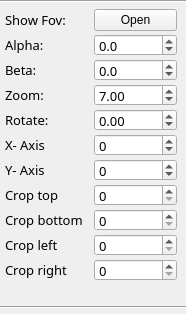
            <widget class="QWidget" name="page_image_6">
             <property name="geometry">
              <rect>
               <x>0</x>
               <y>0</y>
               <width>186</width>
               <height>314</height>
              </rect>
             </property>
             <attribute name="label">
              <string>Image 6</string>
             </attribute>
             <layout class="QVBoxLayout" name="verticalLayout_14">
              <property name="leftMargin">
               <number>0</number>
              </property>
              <property name="topMargin">
               <number>0</number>
              </property>
              <property name="rightMargin">
               <number>0</number>
              </property>
              <property name="bottomMargin">
               <number>5</number>
              </property>
              <item>
               <widget class="Line" name="line_14">
                <property name="frameShadow">
                 <enum>QFrame::Sunken</enum>
                </property>
                <property name="orientation">
                 <enum>Qt::Horizontal</enum>
                </property>
               </widget>
              </item>
              <item>
               <widget class="QFrame" name="frame_controller_8">
                <layout class="QGridLayout" name="gridLayout_17">
                 <property name="leftMargin">
                  <number>5</number>
                 </property>
                 <property name="topMargin">
                  <number>0</number>
                 </property>
                 <property name="horizontalSpacing">
                  <number>5</number>
                 </property>
                 <property name="verticalSpacing">
                  <number>3</number>
                 </property>
                 <item row="5" column="0">
                  <widget class="QLabel" name="label_137">
                   <property name="enabled">
                    <bool>true</bool>
                   </property>
                   <property name="font">
                    <font>
                     <family>Sans Serif</family>
                     <pointsize>10</pointsize>
                    </font>
                   </property>
                   <property name="text">
                    <string>X- Axis</string>
                   </property>
                  </widget>
                 </item>
                 <item row="8" column="1">
                  <widget class="QSpinBox" name="val_crop_bottom_image_6">
                   <property name="minimumSize">
                    <size>
                     <width>60</width>
                     <height>0</height>
                    </size>
                   </property>
                   <property name="maximumSize">
                    <size>
                     <width>16777215</width>
                     <height>22</height>
                    </size>
                   </property>
                   <property name="font">
                    <font>
                     <family>Sans Serif</family>
                     <pointsize>10</pointsize>
                    </font>
                   </property>
                   <property name="maximum">
                    <number>2500</number>
                   </property>
                   <property name="value">
                    <number>0</number>
                   </property>
                  </widget>
                 </item>
                 <item row="4" column="0">
                  <widget class="QLabel" name="label_28">
                   <property name="minimumSize">
                    <size>
                     <width>60</width>
                     <height>0</height>
                    </size>
                   </property>
                   <property name="font">
                    <font>
                     <family>Sans Serif</family>
                     <pointsize>10</pointsize>
                    </font>
                   </property>
                   <property name="text">
                    <string>Rotate: </string>
                   </property>
                  </widget>
                 </item>
                 <item row="3" column="1">
                  <widget class="QDoubleSpinBox" name="val_zoom_image_6">
                   <property name="minimumSize">
                    <size>
                     <width>60</width>
                     <height>0</height>
                    </size>
                   </property>
                   <property name="maximumSize">
                    <size>
                     <width>16777215</width>
                     <height>22</height>
                    </size>
                   </property>
                   <property name="font">
                    <font>
                     <family>Sans Serif</family>
                     <pointsize>10</pointsize>
                    </font>
                   </property>
                   <property name="decimals">
                    <number>2</number>
                   </property>
                   <property name="minimum">
                    <double>1.000000000000000</double>
                   </property>
                   <property name="maximum">
                    <double>15.000000000000000</double>
                   </property>
                   <property name="singleStep">
                    <double>0.050000000000000</double>
                   </property>
                   <property name="value">
                    <double>7.000000000000000</double>
                   </property>
                  </widget>
                 </item>
                 <item row="9" column="0">
                  <widget class="QLabel" name="label_138">
                   <property name="font">
                    <font>
                     <family>Sans Serif</family>
                     <pointsize>10</pointsize>
                    </font>
                   </property>
                   <property name="text">
                    <string>Crop left</string>
                   </property>
                  </widget>
                 </item>
                 <item row="4" column="1">
                  <widget class="QDoubleSpinBox" name="val_rotate_image_6">
                   <property name="enabled">
                    <bool>true</bool>
                   </property>
                   <property name="minimumSize">
                    <size>
                     <width>50</width>
                     <height>0</height>
                    </size>
                   </property>
                   <property name="maximumSize">
                    <size>
                     <width>16777215</width>
                     <height>22</height>
                    </size>
                   </property>
                   <property name="font">
                    <font>
                     <family>Sans Serif</family>
                     <pointsize>10</pointsize>
                    </font>
                   </property>
                   <property name="minimum">
                    <double>-180.000000000000000</double>
                   </property>
                   <property name="maximum">
                    <double>180.000000000000000</double>
                   </property>
                   <property name="singleStep">
                    <double>0.100000000000000</double>
                   </property>
                  </widget>
                 </item>
                 <item row="5" column="1">
                  <widget class="QSpinBox" name="val_coordinate_x_image_6">
                   <property name="enabled">
                    <bool>true</bool>
                   </property>
                   <property name="minimumSize">
                    <size>
                     <width>50</width>
                     <height>0</height>
                    </size>
                   </property>
                   <property name="maximumSize">
                    <size>
                     <width>16777215</width>
                     <height>22</height>
                    </size>
                   </property>
                   <property name="font">
                    <font>
                     <family>Sans Serif</family>
                     <pointsize>10</pointsize>
                    </font>
                   </property>
                   <property name="minimum">
                    <number>-10000</number>
                   </property>
                   <property name="maximum">
                    <number>10000</number>
                   </property>
                   <property name="value">
                    <number>0</number>
                   </property>
                  </widget>
                 </item>
                 <item row="6" column="0">
                  <widget class="QLabel" name="label_139">
                   <property name="enabled">
                    <bool>true</bool>
                   </property>
                   <property name="font">
                    <font>
                     <family>Sans Serif</family>
                     <pointsize>10</pointsize>
                    </font>
                   </property>
                   <property name="text">
                    <string>Y- Axis</string>
                   </property>
                  </widget>
                 </item>
                 <item row="1" column="0">
                  <widget class="QLabel" name="label_140">
                   <property name="minimumSize">
                    <size>
                     <width>60</width>
                     <height>0</height>
                    </size>
                   </property>
                   <property name="font">
                    <font>
                     <family>Sans Serif</family>
                     <pointsize>10</pointsize>
                    </font>
                   </property>
                   <property name="text">
                    <string>Alpha:</string>
                   </property>
                  </widget>
                 </item>
                 <item row="7" column="1">
                  <widget class="QSpinBox" name="val_crop_top_image_6">
                   <property name="minimumSize">
                    <size>
                     <width>60</width>
                     <height>0</height>
                    </size>
                   </property>
                   <property name="maximumSize">
                    <size>
                     <width>16777215</width>
                     <height>22</height>
                    </size>
                   </property>
                   <property name="font">
                    <font>
                     <family>Sans Serif</family>
                     <pointsize>10</pointsize>
                    </font>
                   </property>
                   <property name="maximum">
                    <number>2500</number>
                   </property>
                   <property name="value">
                    <number>0</number>
                   </property>
                  </widget>
                 </item>
                 <item row="3" column="0">
                  <widget class="QLabel" name="label_141">
                   <property name="minimumSize">
                    <size>
                     <width>80</width>
                     <height>0</height>
                    </size>
                   </property>
                   <property name="font">
                    <font>
                     <family>Sans Serif</family>
                     <pointsize>10</pointsize>
                    </font>
                   </property>
                   <property name="text">
                    <string>Zoom:</string>
                   </property>
                  </widget>
                 </item>
                 <item row="6" column="1">
                  <widget class="QSpinBox" name="val_coordinate_y_image_6">
                   <property name="enabled">
                    <bool>true</bool>
                   </property>
                   <property name="minimumSize">
                    <size>
                     <width>50</width>
                     <height>0</height>
                    </size>
                   </property>
                   <property name="maximumSize">
                    <size>
                     <width>16777215</width>
                     <height>22</height>
                    </size>
                   </property>
                   <property name="font">
                    <font>
                     <family>Sans Serif</family>
                     <pointsize>10</pointsize>
                    </font>
                   </property>
                   <property name="minimum">
                    <number>-10000</number>
                   </property>
                   <property name="maximum">
                    <number>10000</number>
                   </property>
                  </widget>
                 </item>
                 <item row="7" column="0">
                  <widget class="QLabel" name="label_142">
                   <property name="font">
                    <font>
                     <family>Sans Serif</family>
                     <pointsize>10</pointsize>
                    </font>
                   </property>
                   <property name="text">
                    <string>Crop top</string>
                   </property>
                  </widget>
                 </item>
                 <item row="2" column="0">
                  <widget class="QLabel" name="label_143">
                   <property name="minimumSize">
                    <size>
                     <width>60</width>
                     <height>0</height>
                    </size>
                   </property>
                   <property name="font">
                    <font>
                     <family>Sans Serif</family>
                     <pointsize>10</pointsize>
                    </font>
                   </property>
                   <property name="text">
                    <string>Beta:</string>
                   </property>
                  </widget>
                 </item>
                 <item row="8" column="0">
                  <widget class="QLabel" name="label_144">
                   <property name="font">
                    <font>
                     <family>Sans Serif</family>
                     <pointsize>10</pointsize>
                    </font>
                   </property>
                   <property name="text">
                    <string>Crop bottom</string>
                   </property>
                  </widget>
                 </item>
                 <item row="10" column="0">
                  <widget class="QLabel" name="label_145">
                   <property name="font">
                    <font>
                     <family>Sans Serif</family>
                     <pointsize>10</pointsize>
                    </font>
                   </property>
                   <property name="text">
                    <string>Crop right</string>
                   </property>
                  </widget>
                 </item>
                 <item row="9" column="1">
                  <widget class="QSpinBox" name="val_crop_left_image_6">
                   <property name="minimumSize">
                    <size>
                     <width>60</width>
                     <height>0</height>
                    </size>
                   </property>
                   <property name="maximumSize">
                    <size>
                     <width>16777215</width>
                     <height>22</height>
                    </size>
                   </property>
                   <property name="font">
                    <font>
                     <family>Sans Serif</family>
                     <pointsize>10</pointsize>
                    </font>
                   </property>
                   <property name="maximum">
                    <number>2500</number>
                   </property>
                   <property name="value">
                    <number>0</number>
                   </property>
                  </widget>
                 </item>
                 <item row="10" column="1">
                  <widget class="QSpinBox" name="val_crop_right_image_6">
                   <property name="minimumSize">
                    <size>
                     <width>60</width>
                     <height>0</height>
                    </size>
                   </property>
                   <property name="maximumSize">
                    <size>
                     <width>16777215</width>
                     <height>22</height>
                    </size>
                   </property>
                   <property name="font">
                    <font>
                     <family>Sans Serif</family>
                     <pointsize>10</pointsize>
                    </font>
                   </property>
                   <property name="maximum">
                    <number>2500</number>
                   </property>
                   <property name="value">
                    <number>0</number>
                   </property>
                  </widget>
                 </item>
                 <item row="0" column="0">
                  <widget class="QLabel" name="label_149">
                   <property name="minimumSize">
                    <size>
                     <width>60</width>
                     <height>0</height>
                    </size>
                   </property>
                   <property name="font">
                    <font>
                     <family>Sans Serif</family>
                     <pointsize>10</pointsize>
                    </font>
                   </property>
                   <property name="text">
                    <string>Show Fov:</string>
                   </property>
                  </widget>
                 </item>
                 <item row="0" column="1">
                  <widget class="QPushButton" name="show_fov_image_6">
                   <property name="text">
                    <string>Open</string>
                   </property>
                  </widget>
                 </item>
                 <item row="1" column="1">
                  <widget class="QDoubleSpinBox" name="val_icx_image_6">
                   <property name="enabled">
                    <bool>true</bool>
                   </property>
                   <property name="minimumSize">
                    <size>
                     <width>60</width>
                     <height>0</height>
                    </size>
                   </property>
                   <property name="maximumSize">
                    <size>
                     <width>16777215</width>
                     <height>22</height>
                    </size>
                   </property>
                   <property name="font">
                    <font>
                     <family>Sans Serif</family>
                     <pointsize>10</pointsize>
                    </font>
                   </property>
                   <property name="decimals">
                    <number>1</number>
                   </property>
                   <property name="minimum">
                    <double>-110.000000000000000</double>
                   </property>
                   <property name="maximum">
                    <double>110.000000000000000</double>
                   </property>
                  </widget>
                 </item>
                 <item row="2" column="1">
                  <widget class="QDoubleSpinBox" name="val_icy_image_6">
                   <property name="enabled">
                    <bool>true</bool>
                   </property>
                   <property name="minimumSize">
                    <size>
                     <width>60</width>
                     <height>0</height>
                    </size>
                   </property>
                   <property name="maximumSize">
                    <size>
                     <width>16777215</width>
                     <height>22</height>
                    </size>
                   </property>
                   <property name="font">
                    <font>
                     <family>Sans Serif</family>
                     <pointsize>10</pointsize>
                    </font>
                   </property>
                   <property name="decimals">
                    <number>1</number>
                   </property>
                   <property name="minimum">
                    <double>-110.000000000000000</double>
                   </property>
                   <property name="maximum">
                    <double>110.000000000000000</double>
                   </property>
                  </widget>
                 </item>
                </layout>
               </widget>
              </item>
              <item>
               <widget class="Line" name="line_15">
                <property name="orientation">
                 <enum>Qt::Horizontal</enum>
                </property>
               </widget>
              </item>
             </layout>
            </widget>
